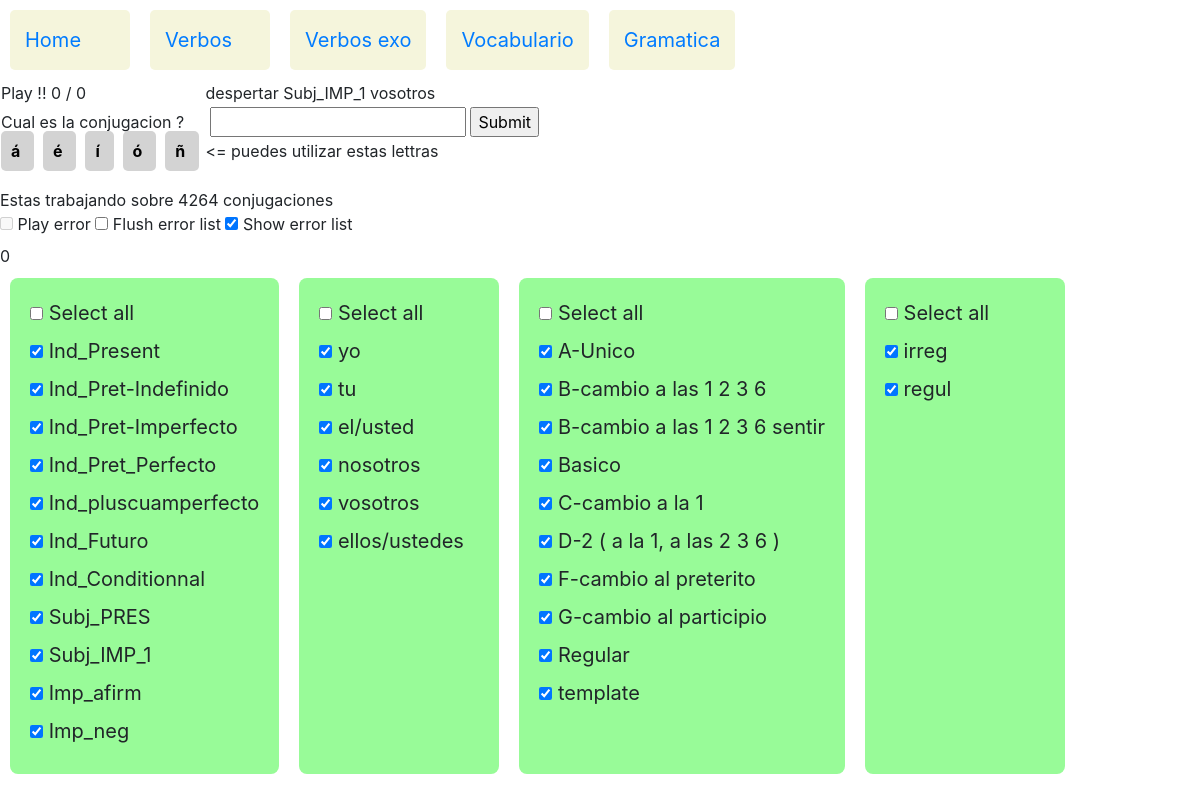
/verbos/verbos_exo/1395/1395, run on an earlier commit of the app's database.
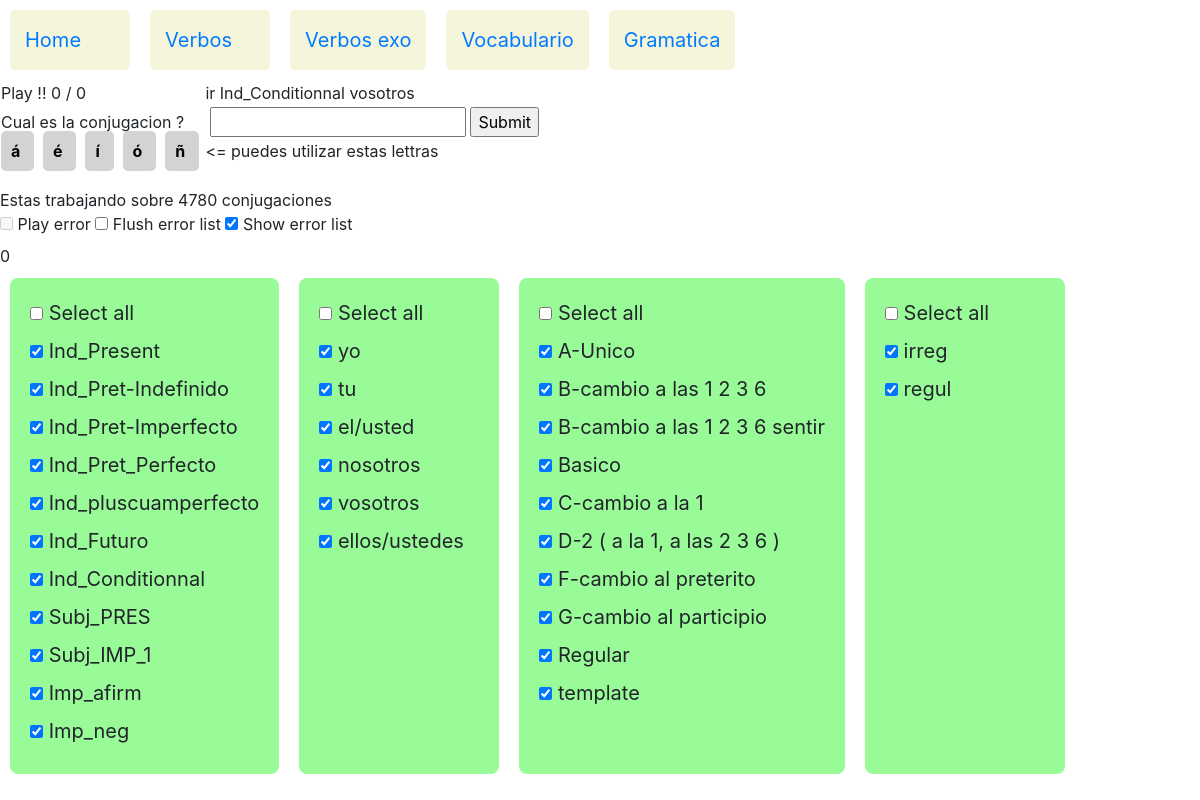
And on a later commit of the database.
### verbos/models.py (models this page shows, shortened)
class Conjugacion(models.Model):
    verbo=models.ForeignKey(Verbo,on_delete=models.CASCADE,related_name="conjugacions")
    tiempo=models.ForeignKey(Tiempo,on_delete=models.CASCADE,related_name="tiempo_c")
    pronombre=models.ForeignKey(Pronombre,on_delete=models.CASCADE,related_name="pronombre_c")
    conjugacion=models.CharField(max_length=30)
    level=models.ForeignKey(Level,on_delete=models.CASCADE,related_name="conjugacion")

class Verbo(models.Model):
    verbo = models.CharField(max_length=32)
    tipo=models.ForeignKey(Verbotipo,on_delete=models.SET_NULL,related_name="tipo_v",null=True)
    def __str__(self):
        return self.verbo

class Tiempo(models.Model):
    tiempo=models.CharField(max_length=30)
    tiemposeq=models.IntegerField(null=True)
    def __str__(self):
        return self.tiempo

class Pronombre(models.Model):
    pronombre=models.CharField(max_length=13)
    pronombreseq=models.IntegerField(null=True)
    def __str__(self):
        return self.pronombre

class Verbotipo(models.Model):
    verbotipo = models.CharField(max_length=64,null=True)
    verbotiposeq=models.IntegerField(null=True)
    def __str__(self):
        return self.verbotipo

class Level(models.Model):
    level=models.CharField(max_length=5)
    def __str__(self):
        return self.level

### verbos/views.py (the view, shortened to what this page needs)
# urls.py: path('verbos_exo/<int:mode_id>/<int:conjugacion_id>',views.verbos_exo,name='verbos_exo_run'),
def verbos_exo(request,mode_id,conjugacion_id):
    resuelto = " sabes tus conjugaciones ? "
    trace= "<= puedes utilizar estas lettras"
    tracerep= "  "
    trace_id= "  "
    conjugacion_error_list=[]
    if request.method=="GET":
        Conjugacion_selectadas_count = Conjugacion.objects.count()
        loto_winner=random.randint(0,Conjugacion_selectadas_count-1)
        Conjugacion_selectadas_list=Conjugacion.objects.values_list('pk',flat=True)
        Conjugacion_winner_pk=Conjugacion_selectadas_list[loto_winner]
        print("loto winner = " + str(loto_winner))
        Conjugacion_winner=Conjugacion.objects.get(pk=Conjugacion_winner_pk)
    if request.method=="POST":
        if mode_id==1:
            respuesta= request.POST.getlist('respuesta')
            conjugacion = Conjugacion.objects.get(pk=conjugacion_id)
            trace = str(conjugacion.verbo) + " " + str(conjugacion.tiempo) + " " + str(conjugacion.pronombre) +" = " + str(conjugacion.conjugacion)
            tracerep =  str(respuesta[0])
            trace_id =  str(conjugacion.id)
            if respuesta[0].replace(" ","").lower() == conjugacion.conjugacion.replace(" ",""):
                resuelto="1"
            else:
                resuelto="0"
                conjugacion_error_list.append(conjugacion_id)
        verbotipos_selected= request.POST.getlist('verbotipo')
        pronombres_selected= request.POST.getlist('pronombre')
        tiempos_selected= request.POST.getlist('tiempo')
        levels_selected= request.POST.getlist('level')
        play_mode=request.POST.getlist('play_mode_name')
        print(" play_mode_name = "+ str(play_mode))
        if not (play_mode):
            print("mode run")
            Conjugacion_selectadas=Conjugacion.objects.filter(tiempo__in=tiempos_selected).filter(pronombre__in=pronombres_selected).filter(verbo__in=Verbo.objects.filter(tipo__in=verbotipos_selected)).filter(level__in=levels_selected)
            Conjugacion_selectadas_count =Conjugacion_selectadas.count()
            if Conjugacion_selectadas_count  > 0 :
                loto_winner=random.randint(0,Conjugacion_selectadas_count-1)
                print("loto winner = " + str(loto_winner))
                Conjugacion_selectadas_list=Conjugacion_selectadas.values_list('pk',flat=True)
                Conjugacion_winner_pk=Conjugacion_selectadas_list[loto_winner]
                print("Conjugacion  selectada  pk =" + str(Conjugacion_winner_pk))
                Conjugacion_winner=Conjugacion.objects.get(pk=Conjugacion_winner_pk)
            else:
                pk_winner=conjugacion_id
                Conjugacion_winner_pk=conjugacion_id
                loto_winner=-1
                Conjugacion_winner=Conjugacion.objects.get(pk=conjugacion_id)
                Conjugacion_selectadas_count = 0 # pour transmettre dans le template
        else:
            print("mode error "+ str(play_mode))
            conjugacion_error_list_id=play_mode[0].split(',')
            print("conjugacion error list id = " + str(conjugacion_error_list_id ))
            loto_winner=random.randint(1,len(conjugacion_error_list_id)-1)
            Conjugacion_winner_pk=int(conjugacion_error_list_id[loto_winner])
            print("mode error : loto winner =" + str(loto_winner) + " pk winner =" + str(Conjugacion_winner_pk) )
            Conjugacion_winner=Conjugacion.objects.get(pk=Conjugacion_winner_pk)
            Conjugacion_selectadas_count =len(conjugacion_error_list_id)-1
        tiempos_checked= {}
        pronombres_checked= {}
        verbotipos_checked= {}
        levels_checked= {}
        for tiempo_selected in tiempos_selected :
            tiempos_checked[tiempo_selected]="checked"
        for pronombre_selected in pronombres_selected :
            pronombres_checked[pronombre_selected]="checked"
        for verbotipo_selected in verbotipos_selected :
            verbotipos_checked[verbotipo_selected]="checked"
        for level_selected in levels_selected :
            levels_checked[level_selected]="checked"
    else:
        tiempos_checked={"start":"go"}
        pronombres_checked= {}
        verbotipos_checked= {}
        levels_checked= {}
    verbos = Verbo.objects.all()
    tiempos = Tiempo.objects.all().order_by('tiemposeq')
    pronombres = Pronombre.objects.all().order_by('pronombreseq')
    verbotipos = Verbotipo.objects.all()
    levels = Level.objects.all()
    myset=("tiempos","pronombres","verbotipos")
    jstiempos=jslist(tiempos)
    jspronombres=jslist(pronombres)
    jsverbotipos=jslist(verbotipos)
    jslevels=jslist(levels)
    context= {
            "title" : "Verbos exo",
            "verbos" : verbos,
            "tiempos" : tiempos ,
            "pronombres" : pronombres,
            "levels" : levels,
            "verbotipos" : verbotipos,
            "tiempos_checked": tiempos_checked,
            "verbotipos_checked": verbotipos_checked,
            "pronombres_checked": pronombres_checked,
            "conjugacion_selectada" : Conjugacion_winner,
            "conjugacion_selectada_count" : Conjugacion_selectadas_count,
            "conjugacion_error_list" : conjugacion_error_list,
            "loto_winner" : loto_winner,
            "pk_winner" : Conjugacion_winner_pk,
            "resuelto" : resuelto,
            "trace" : trace,
            "trace_id" : trace_id,
            "mode_id" : mode_id,
            "tracerep" : tracerep,
            "myset" : myset,
            "jstiempos" : jstiempos,
            "jsverbotipos" : jsverbotipos,
            "jslevels": jslevels,
            "jspronombres" : jspronombres
            }
    return render(request,"verbos/verbos_exo.html",context)

### verbos/views.py (called while the page is built)
def jslist(myqueryset):
    jstname=myqueryset.model.__name__
    jstlst=[]
    for item in myqueryset:
        jstlst.append([jstname,item.id])
    return jstlst

### verbos/templates/verbos/verbos_exo.html (shortened to what this page needs)
{% extends 'verbos/layout.html' %}
{% block body1 %}
<table>
	<tr>
		<td>
			<span id="resuelto">{{resuelto}}</span>
			<span id="exito" > 0 </span>
			<span id="slash"> / </span>
			<span id="total" > 0 </span>
		</td>
		<td>
			{{conjugacion_selectada.verbo}}
			{{conjugacion_selectada.tiempo}}
			{{conjugacion_selectada.pronombre }}
		</td>
	</tr>
	<tr>
		<td>
			<span> Cual es la conjugacion ? </span>
		</td>
		<td>
			<form action= "{% url 'verbos_exo_run'  1   conjugacion_selectada.id %}"  method="post">
			<input autofocus id="myrespuesta" type="text" name="respuesta"  autocapitalize=off >
			<input type="submit" value="Submit">
		</td>
	</tr>
	<tr>
		<td>
<span type="text" class="lettre" id="lettre-a" onclick="addletter('á')" value="á" > á </span>
<span type="text" class="lettre" id="lettre-e" onclick="addletter('é')" value="é" > é </span>
<span type="text" class="lettre" id="lettre-i" onclick="addletter('í')" value="í" > í </span>
<span type="text" class="lettre" id="lettre-o" onclick="addletter('ó')" value="ó" > ó </span>
<span type="text" class="lettre" id="lettre-n" onclick="addletter('ñ')" value="ñ" > ñ </span>
		</td>
		<td>
			<span id="trace">{{trace}}</span>
		</td>
	</tr>
</table>
<br>
<span id="compteur_selectados"> Estas trabajando sobre {{ conjugacion_selectada_count }} conjugaciones </span>
<br>
 			 <input type="checkbox" id="play_mode_id" name="play_mode_name"  onclick="play_mode_toggle()">
   			 <label for="play_mode_id">Play error</label>
  			 <input type="checkbox" id="error_list_flush_id" name="error_list_flush_name"  onclick="error_list_flush()">
   			 <label for="error_list_flush_id">Flush error list</label>
  			 <input type="checkbox" id="error_list_show_id" name="error_list_show_name"  onclick="verbos_error_list_show()">
   			 <label for="error_list_show_id">Show error list</label>
<div id="verbos_error_list"    > </div>
<div id="container">
	<div>
	<input type="checkbox" id="checkbox_tiempo"   name="checktodos"  data-type="tiempo" >
	<label for="checkbox_tiempo"> Select all   </label>
	<br>
	{% for tiempo  in tiempos %}
	<input type="checkbox" id="Tiempo-{{tiempo.id}}" name="tiempo" data-storage="true" value="{{tiempo.id}}"  {{ tiempo.checked }} >
	<label for="Tiempo-{{tiempo.id}}"> {{tiempo}}    </label>
	<br>
	{% endfor %}
	</div>
	<div>
		<input type="checkbox" id="checkbox_pronombre"   name="checktodos"   data-type="pronombre" >
	<label for="checkbox_pronombre"> Select all  </label>
	<br>
	{% for pronombre   in pronombres %}
	<input type="checkbox" id="Pronombre-{{pronombre.id}}" name="pronombre" data-storage="true" value="{{pronombre.id }}" {{pronombre.checked}} >
	<label for="Pronombre-{{pronombre.id}}"> {{pronombre}}   </label>
	<br>
	{% endfor %}
	</div>
  	<div>
		<input type="checkbox" id="checkbox_verbotipo"   name="checktodos"   data-type="verbotipo" >
	<label for="checkbox_verbotipo"> Select all  </label>
	<br>
	{% for verbotipo   in verbotipos %}
	<input type="checkbox" id="Verbotipo-{{verbotipo.id}}" name="verbotipo" data-storage="true" value="{{verbotipo.id }}"  {{verbotipo.checked}} >
	<label for="Verbotipo-{{verbotipo.id}}"> {{verbotipo}}   </label>
	<br>
	{% endfor %}
	</div>
  	<div>
		<input type="checkbox" id="checkbox_level"   name="checktodos"   data-type="level" >
	<label for="checkbox_verbotipo"> Select all  </label>
	<br>
	{% for level   in levels %}
	<input type="checkbox" id="Level-{{level.id}}" name="level" data-storage="true" value="{{level.id }}"  {{level.checked}} >
	<label for="Level-{{level.id}}"> {{level}}   </label>
	<br>
	{% endfor %}
	</div>
	</div>
{% endblock %}

What changed in the data, as far as the page shows it:
removed Conjugacion: verbo "despertar", tiempo "Subj_IMP_1", pronombre "vosotros"
added Conjugacion: verbo "ir", tiempo "Ind_Conditionnal", pronombre "vosotros"
Also different on the page:
{{ conjugacion_selectada_count }}: "4264" → "4780"
